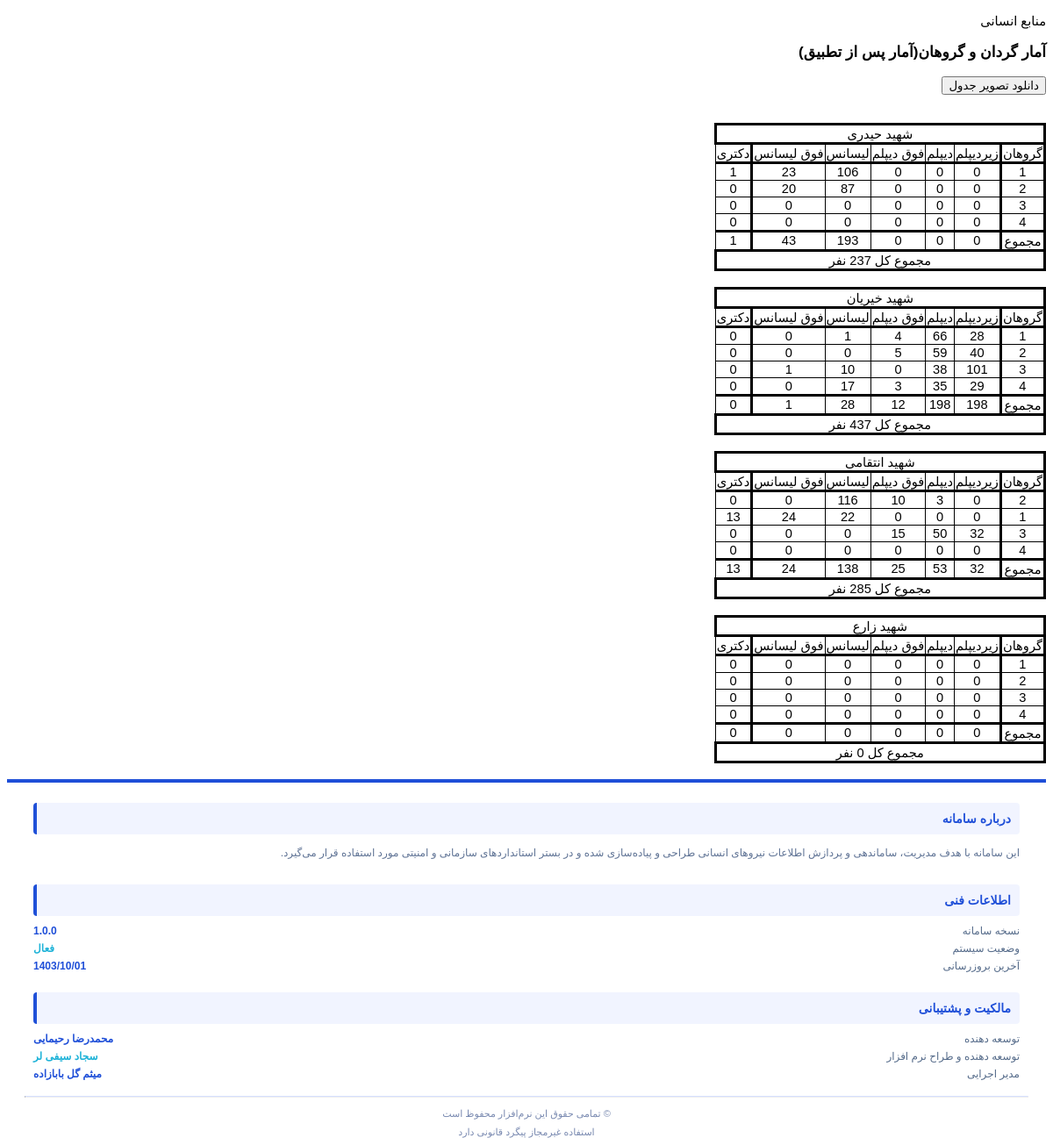
The page /amar/gordanvgorhan (signed in) on the database its author committed.
### battalions/models.py (models this page shows, shortened)
class battalion(models.Model):
    name = models.CharField(max_length=150, verbose_name='نام گردان')
    commander = models.CharField(max_length=100, null=True, blank=True,default='',verbose_name='فرمانده گردان')
    is_active = models.BooleanField(default=False, verbose_name='فعال/غیرفعال')
    order = models.IntegerField(null=True, blank=True, verbose_name='اولویت مرتب سازی')
    gcode = models.CharField(max_length=150 ,null=True,blank=True,default='', verbose_name='کد گردانی')
    class Meta:
        verbose_name = "گردان"
        verbose_name_plural = "گردان ها"
    def __str__(self):
        return self.name

### ensani_statistics/views.py (the view)
# urls.py: path('gordanvgorhan', amar_gordan_gorhan, name='gordanvgorhan'),
@login_required
def amar_gordan_gorhan(request):
    settings = EnsaniSettings.objects.filter().first()
    if settings is None:
        return HttpResponse("تنظیمات دوره انجام نشده!")
    if settings.tatbigh == False:
        battalions = battalion.objects.all()
        stats = []
        for batt in battalions:
            groups = battalion_group.objects.filter(gordan=batt)
            group_stats_list = []
            zirediplom = 0
            diplom = 0
            lisans = 0
            ofghlisans = 0
            doctra = 0
            ofghdiplom = 0
            for group in groups:
                soldiers = Soldier.objects.filter(battalion_group=group)
                zirediplom += soldiers.filter(Grade="زیر دیپلم").all().count()
                diplom += soldiers.filter(Grade="دیپلم").all().count()
                ofghdiplom += soldiers.filter(Grade="فوق دیپلم").all().count()
                lisans += soldiers.filter(Grade="لیسانس").all().count()
                ofghlisans += soldiers.filter(Grade="فوق لیسانس").all().count()
                doctra += soldiers.filter(Grade="دکتری").all().count()
                degrees = soldiers.aggregate(
                    zirediplom=Count(Case(When(Grade='زیر دیپلم', then=1))),
                    diplom=Count(Case(When(Grade='دیپلم', then=1))),
                    ofghdiplom=Count(Case(When(Grade='فوق دیپلم', then=1))),
                    lisans=Count(Case(When(Grade='لیسانس', then=1))),
                    ofghlisans=Count(Case(When(Grade='فوق لیسانس', then=1))),
                    doctra=Count(Case(When(Grade='دکتری', then=1))),
                )
                group_stats = {
                    'name': group.name,
                    'degrees': degrees
                }
                group_stats_list.append(group_stats)
            battalion_stats = {
                'name': batt.name,
                'groups': group_stats_list,
                "zirediplom": zirediplom,
                "diplom": diplom,
                "lisans": lisans,
                "ofghlisans": ofghlisans,
                "doctra": doctra,
                "ofghdiplom": ofghdiplom,
                'count': (zirediplom + diplom + lisans + ofghlisans + doctra + ofghdiplom)
            }
            stats.append(battalion_stats)
        context = {
            'stats': stats,
            "en": settings
        }
        return render(request, 'ensani_statistics/amar_gordan_gorhan.html', context)
    else:
        battalions = battalion.objects.all()
        stats = []
        for batt in battalions:
            groups = battalion_group.objects.filter(gordan=batt)
            group_stats_list = []
            zirediplom = 0
            diplom = 0
            lisans = 0
            ofghlisans = 0
            doctra = 0
            ofghdiplom = 0
            for group in groups:
                soldiers = Soldier.objects.filter(t_battalion_group=group, IsCheckout=False,
                                                  the_medical_commission=False, willing_to_learn=True)
                zirediplom += soldiers.filter(Grade="زیر دیپلم").all().count()
                diplom += soldiers.filter(Grade="دیپلم").all().count()
                ofghdiplom += soldiers.filter(Grade="فوق دیپلم").all().count()
                lisans += soldiers.filter(Grade="لیسانس").all().count()
                ofghlisans += soldiers.filter(Grade="فوق لیسانس").all().count()
                doctra += soldiers.filter(Grade="دکتری").all().count()
                degrees = soldiers.aggregate(
                    zirediplom=Count(Case(When(Grade='زیر دیپلم', then=1))),
                    diplom=Count(Case(When(Grade='دیپلم', then=1))),
                    ofghdiplom=Count(Case(When(Grade='فوق دیپلم', then=1))),
                    lisans=Count(Case(When(Grade='لیسانس', then=1))),
                    ofghlisans=Count(Case(When(Grade='فوق لیسانس', then=1))),
                    doctra=Count(Case(When(Grade='دکتری', then=1))),
                )
                group_stats = {
                    'name': group.name,
                    'degrees': degrees
                }
                group_stats_list.append(group_stats)
            battalion_stats = {
                'name': batt.name,
                'groups': group_stats_list,
                "zirediplom": zirediplom,
                "diplom": diplom,
                "lisans": lisans,
                "ofghlisans": ofghlisans,
                "doctra": doctra,
                "ofghdiplom": ofghdiplom,
                'count': (zirediplom + diplom + lisans + ofghlisans + doctra + ofghdiplom)
            }
            stats.append(battalion_stats)
        context = {
            'stats': stats,
            "en": settings
        }
        return render(request, 'ensani_statistics/amar_gordan_gorhan.html', context)

### ensani_soldires_management/access.py (called while the page is built, shortened)
def get_user_battalions(user):
    if not user.is_authenticated:
        return battalion.objects.none().order_by('gcode')
    if user.is_staff:
        return battalion.objects.all().order_by('gcode')

def get_user_battalion_groups(user):
    if not user.is_authenticated:
        return battalion_group.objects.none().order_by('name')
    if user.is_staff:
        return battalion_group.objects.all().order_by('name')

def battalion_and_groups_allowed(user):
    battalions = get_user_battalions(user)
    groups = get_user_battalion_groups(user).select_related('gordan').order_by('name')
    return battalions,groups

def create_access_tree(battalions_allowed,groups_allowed):
    nodes = [{ 'title':'همه گردان ها', 'q':f'b=all' }]
    for b in battalions_allowed:
        children = [{ 'title':'همه گروهان ها', 'q':f'b={b.id}&g=all' }]
        for g in groups_allowed:
            if g.gordan.id == b.id:
                children.append({ 'title':f'گروهان {g.name}', 'q':f'g={g.id}' })
        nodes.append({ 'title':str(b),'q':f'b={b.id}','children': children })
    return nodes

### ensani_statistics/templates/ensani_statistics/amar_gordan_gorhan.html (shortened to what this page needs)
{% extends 'shared/_PanelMain.html' %}
{% load static %}
{% block main %}
    <section class="content">
        <div class='row'>
            <div class="col-xs-12">
                <div class="box">
                    <div class="box-header">
                        {% if en %}
                            <h3 class="box-title">آمار گردان و گروهان(آمار پس از تطبیق)</h3>
                        {% else %}
                            <h3 class="box-title">آمار گردان و گروهان(آمارآولیه)</h3>
                        {% endif %}
                            <button id="download-img">دانلود تصویر جدول</button>
                        <br>
                        <br>
                        <br>
                        <div id="sheet0" class="box-body table-responsive no-padding">
                            {% for battalion in stats %}
                                <table  class="table table-hover">
                                    <colgroup>
                                        <col class="col0">
                                        <col class="col1">
                                        <col class="col2">
                                        <col class="col3">
                                        <col class="col4">
                                        <col class="col5">
                                        <col class="col6">
                                    </colgroup>
                                    <tbody>
                                    <tr class="row0">
                                        <td class="column0 style1 s style3" colspan="7">{{ battalion.name }}</td>
                                    </tr>
                                    <tr class="row1">
                                        <td class="column0 style4 s">گروهان</td>
                                        <td class="column1 style5 s">زیردیپلم</td>
                                        <td class="column2 style6 s">دیپلم</td>
                                        <td class="column3 style5 s">فوق دیپلم</td>
                                        <td class="column4 style6 s">لیسانس</td>
                                        <td class="column5 style7 s">فوق لیسانس</td>
                                        <td class="column6 style8 s">دکتری</td>
                                    </tr>
                                    {% for group in battalion.groups %}
                                        <tr class="row2">
                                            <td class="column0 style9 n">{{ group.name }}</td>
                                            <td class="column1 style10 n">{{ group.degrees.zirediplom }}</td>
                                            <td class="column2 style11 n">{{ group.degrees.diplom }}</td>
                                            <td class="column3 style10 n">{{ group.degrees.ofghdiplom }}</td>
                                            <td class="column4 style11 n">{{ group.degrees.lisans }}</td>
                                            <td class="column5 style12 n">{{ group.degrees.ofghlisans }}</td>
                                            <td class="column6 style13 n">{{ group.degrees.doctra }}</td>
                                        </tr>
                                    {% endfor %}
                                    <tr>
                                        <td class="column0 style24 s">مجموع</td>
                                        <td class="column1 style25 n">{{ battalion.zirediplom }}</td>
                                        <td class="column2 style25 n">{{ battalion.diplom }}</td>
                                        <td class="column3 style25 n">{{ battalion.ofghdiplom }}</td>
                                        <td class="column4 style25 n">{{ battalion.lisans }}</td>
                                        <td class="column5 style25 n">{{ battalion.ofghlisans }}</td>
                                        <td class="column6 style27 n">{{ battalion.doctra }}</td>
                                    </tr>
                                    <tr class="row7">
                                        <td class="column0 style1 f style3" colspan="7">مجموع
                                            کل {{ battalion.count }} نفر
                                        </td>
                                    </tr>
                                    <tr class="row8">
                                        <td class="column0">&nbsp;</td>
                                        <td class="column1">&nbsp;</td>
                                        <td class="column2">&nbsp;</td>
                                        <td class="column3">&nbsp;</td>
                                        <td class="column4">&nbsp;</td>
                                        <td class="column5">&nbsp;</td>
                                        <td class="column6">&nbsp;</td>
                                    </tr>
                                    </tbody>
                                </table>
                            {% endfor %}
                        </div>
                    </div>
                </div>
            </div>
        </div>
    </section>
{% endblock %}

### ensani_statistics/templates/ensani_statistics/amar_gordan_gorhan.html (style rules this page uses)
html { font-family: Calibri, Arial, Helvetica, sans-serif; font-size: 11pt; background-color: white }
table { border-collapse: collapse; page-break-after: always }
.f { text-align: right }
.n { text-align: right }
.s { text-align: left }
td.style1 { vertical-align: middle; text-align: center; border-bottom: 3px solid #000000 !important; border-top: 3px solid #000000 !important; border-left: 3px solid #000000 !important; border-right: none #000000; }
td.style3 { vertical-align: middle; text-align: center; border-bottom: 3px solid #000000 !important; border-top: 3px solid #000000 !important; border-left: none #000000; border-right: 3px solid #000000 !important; }
td.style4 { vertical-align: middle; text-align: center; border-bottom: 3px solid #000000 !important; border-top: 3px solid #000000 !important; border-left: 3px solid #000000 !important; border-right: 3px solid #000000 !important; }
td.style5 { vertical-align: middle; text-align: center; border-bottom: 3px solid #000000 !important; border-top: 3px solid #000000 !important; border-left: none #000000; border-right: 1px solid #000000 !important; }
td.style6 { vertical-align: middle; text-align: center; border-bottom: 3px solid #000000 !important; border-top: 3px solid #000000 !important; border-left: 1px solid #000000 !important; border-right: 1px solid #000000 !important; }
td.style7 { vertical-align: middle; text-align: center; border-bottom: 3px solid #000000 !important; border-top: 3px solid #000000 !important; border-left: 1px solid #000000 !important; border-right: none #000000; }
td.style8 { vertical-align: middle; text-align: center; border-bottom: 3px solid #000000 !important; border-top: 3px solid #000000 !important; border-left: 1px solid #000000 !important; border-right: 3px solid #000000 !important; }
td.style9 { vertical-align: middle; text-align: center; border-bottom: 1px solid #000000 !important; border-top: none #000000; border-left: 3px solid #000000 !important; border-right: 3px solid #000000 !important; }
td.style10 { vertical-align: middle; text-align: center; border-bottom: 1px solid #000000 !important; border-top: none #000000; border-left: none #000000; border-right: 1px solid #000000 !important; }
td.style11 { vertical-align: middle; text-align: center; border-bottom: 1px solid #000000 !important; border-top: none #000000; border-left: 1px solid #000000 !important; border-right: 1px solid #000000 !important; }
td.style12 { vertical-align: middle; text-align: center; border-bottom: 1px solid #000000 !important; border-top: none #000000; border-left: 1px solid #000000 !important; border-right: none #000000; }
td.style13 { vertical-align: middle; text-align: center; border-bottom: 1px solid #000000 !important; border-top: none #000000; border-left: 1px solid #000000 !important; border-right: 3px solid #000000 !important; }
td.style24 { vertical-align: middle; text-align: center; border-bottom: 3px solid #000000 !important; border-top: 3px solid #000000 !important; border-left: 3px solid #000000 !important; border-right: 3px solid #000000 !important; }
td.style25 { vertical-align: middle; text-align: center; border-bottom: 3px solid #000000 !important; border-top: 3px solid #000000 !important; border-left: none #000000; border-right: 1px solid #000000 !important; }
td.style27 { vertical-align: middle; text-align: center; border-bottom: 3px solid #000000 !important; border-top: 3px solid #000000 !important; border-left: 1px solid #000000 !important; border-right: 3px solid #000000 !important; }

### rows shown on the page
battalion: name "شهید حیدری"
battalion: name "شهید خیریان"
battalion: name "شهید انتقامی"
battalion: name "شهید زارع"

### other values the page prints
{{ group.name }} "1" "2" "3" "4" "1" "2" "3" "4" "2" "1" "3" "4" "1" "2" "3" "4"
{{ group.degrees.zirediplom }} "0" "0" "0" "0" "28" "40" "101" "29" "0" "0" "32" "0" "0" "0" "0" "0"
{{ group.degrees.diplom }} "0" "0" "0" "0" "66" "59" "38" "35" "3" "0" "50" "0" "0" "0" "0" "0"
{{ group.degrees.ofghdiplom }} "0" "0" "0" "0" "4" "5" "0" "3" "10" "0" "15" "0" "0" "0" "0" "0"
{{ group.degrees.lisans }} "106" "87" "0" "0" "1" "0" "10" "17" "116" "22" "0" "0" "0" "0" "0" "0"
{{ group.degrees.ofghlisans }} "23" "20" "0" "0" "0" "0" "1" "0" "0" "24" "0" "0" "0" "0" "0" "0"
{{ group.degrees.doctra }} "1" "0" "0" "0" "0" "0" "0" "0" "0" "13" "0" "0" "0" "0" "0" "0"
{{ battalion.zirediplom }} "0" "198" "32" "0"
{{ battalion.diplom }} "0" "198" "53" "0"
{{ battalion.ofghdiplom }} "0" "12" "25" "0"
{{ battalion.lisans }} "193" "28" "138" "0"
{{ battalion.ofghlisans }} "43" "1" "24" "0"
{{ battalion.doctra }} "1" "0" "13" "0"
{{ battalion.count }} "437"
